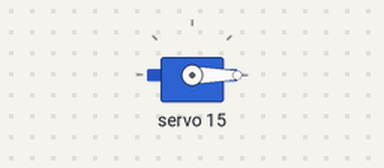
This sketch was run on a simulated Arduino Uno, built with avr-gcc and run on an emulated ATmega328P. On the bench: servo. What the sketch prints to the serial monitor is not drawn.

Above: at 7.8 s.
Timing chart, 0 to 9.3 s (numbered marks = the images above):
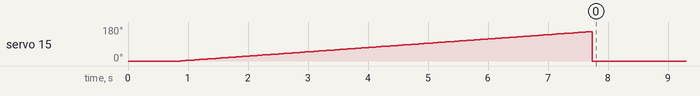

The sketch:

servo_controller_board_example.ino
```cpp
#include <Wire.h>
#include <Adafruit_PWMServoDriver.h>

#define MIN_PULSE_WIDTH       0.35
#define MAX_PULSE_WIDTH       2.15
#define FREQUENCY             50


Adafruit_PWMServoDriver pwm = Adafruit_PWMServoDriver(0x40);

void setup() {
  // put your setup code here, to run once:
  Serial.begin(9600);

  pwm.begin();
  pwm.setPWMFreq(FREQUENCY);  // This is the maximum PWM frequency

  int minPulse = (double)MIN_PULSE_WIDTH/((double)1/(double)FREQUENCY*(double)1000)*(double)4095;
  Serial.println(minPulse);
  int maxPulse = (double)MAX_PULSE_WIDTH/((double)1/(double)FREQUENCY*(double)1000)*(double)4095;
  Serial.println(maxPulse);
  Serial.println(maxPulse-minPulse);

  for(int i=minPulse;i<maxPulse+1;i++){
    pwm.setPWM(15, 0, i);
    Serial.println(i);
    delay(20);
  }
  pwm.setPWM(15, 0, minPulse);


}

void loop() {
  // put your main code here, to run repeatedly:
//  Serial.println("high");
//  pwm.setPWM(15, 4095, 0);
//  delay(500);
//  Serial.println("low");
//  pwm.setPWM(15, 0, 4095);
//  delay(500);
}
```
